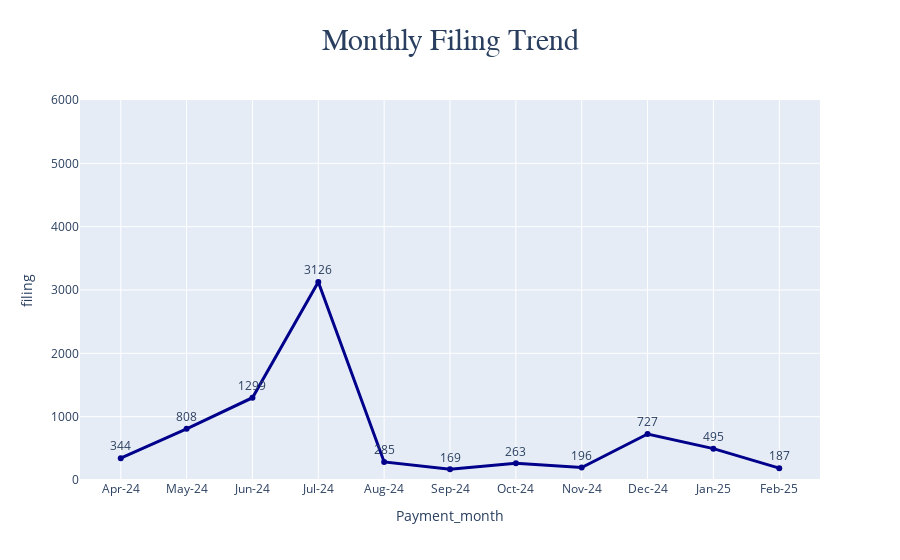

The notebook cell saved with this chart:
### Code cell
fig = px.line(
    monthly_filing,
    x='Payment_month',
    y='filing',
    title='monthly filing',
    labels = {'filing':"filing",'Payment_month':'Payment_month'},
    text = 'filing'
)
fig.update_traces(
    textposition = 'top center',
    line = dict(color='darkblue',width=3)
)
fig.update_layout(
    yaxis = dict(range = [0,6000]) ,
    title = {
        'text' : 'Monthly Filing Trend',
        'font_size' : 30,
        'font_family' : 'Arial',
        'x' : 0.5,
        'xanchor' : 'center'
    }
)
fig.show()

### Figure 1 — Plotly figure (JSON) as saved in the notebook; plotly's stock layout.template omitted (floating-point values rounded to 4 significant figures)
{"data": [{"hovertemplate": "Payment_month=%{x}<br>filing=%{text}<extra></extra>", "legendgroup": "", "line": {"color": "darkblue", "dash": "solid", "width": 3}, "marker": {"symbol": "circle"}, "mode": "markers+lines+text", "name": "", "orientation": "v", "showlegend": false, "text": [344, 808, 1299, 3126, 285, 169, 263, 196, 727, 495, 187], "textposition": "top center", "type": "scatter", "x": ["Apr-24", "May-24", "Jun-24", "Jul-24", "Aug-24", "Sep-24", "Oct-24", "Nov-24", "Dec-24", "Jan-25", "Feb-25"], "xaxis": "x", "y": [344, 808, 1299, 3126, 285, 169, 263, 196, 727, 495, 187], "yaxis": "y"}], "layout": {"autosize": true, "legend": {"tracegroupgap": 0}, "title": {"font": {"family": "Arial", "size": 30}, "text": "Monthly Filing Trend", "x": 0.5, "xanchor": "center"}, "xaxis": {"anchor": "y", "autorange": true, "domain": [0, 1], "range": [-0.6048, 10.6], "title": {"text": "Payment_month"}, "type": "category"}, "yaxis": {"anchor": "x", "domain": [0, 1], "range": [0, 6000], "title": {"text": "filing"}, "type": "linear"}}}
